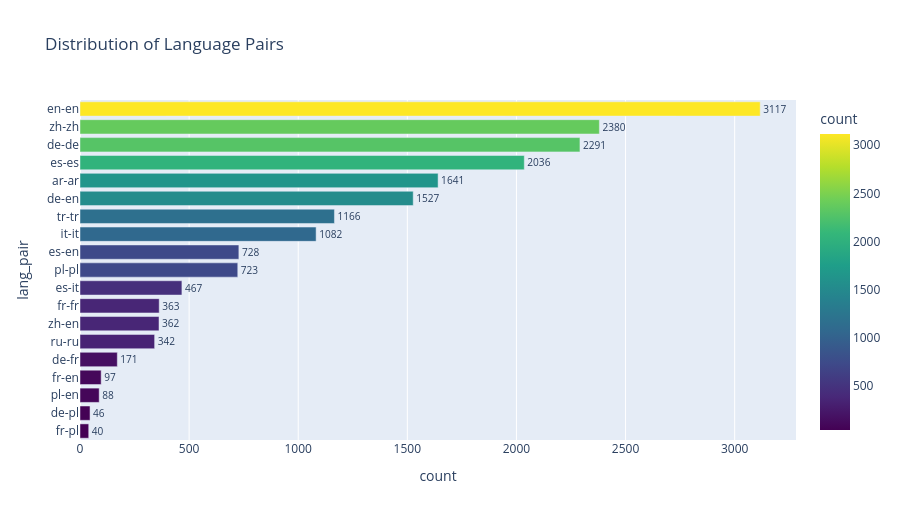

The notebook cell this image was saved under:
### Markdown cell above
## Cell 5 · Language pair distribution

### Code cell
df_counts = df['lang_pair'].value_counts().reset_index()
df_counts.columns = ['lang_pair','count']
fig = px.bar(df_counts, x='count', y='lang_pair', orientation='h',
    title='Distribution of Language Pairs', color='count',
    color_continuous_scale='Viridis', text='count')
fig.update_yaxes(autorange='reversed')
fig.update_traces(textposition='outside')
fig.update_layout(height=520)
fig.show()
print(f'Total unique language pairs: {df["lang_pair"].nunique()}')

### Figure 1 — Plotly figure (JSON) as saved in the notebook; plotly's stock layout.template omitted (floating-point values rounded to 4 significant figures)
{"data": [{"hovertemplate": "count=%{marker.color}<br>lang_pair=%{y}<extra></extra>", "legendgroup": "", "marker": {"color": [3117, 2380, 2291, 2036, 1641, 1527, 1166, 1082, 728, 723, 467, 363, 362, 342, 171, 97, 88, 46, 40], "coloraxis": "coloraxis", "pattern": {"shape": ""}}, "name": "", "orientation": "h", "showlegend": false, "text": [3117.0, 2380.0, 2291.0, 2036.0, 1641.0, 1527.0, 1166.0, 1082.0, 728.0, 723.0, 467.0, 363.0, 362.0, 342.0, 171.0, 97.0, 88.0, 46.0, 40.0], "textposition": "outside", "type": "bar", "x": [3117, 2380, 2291, 2036, 1641, 1527, 1166, 1082, 728, 723, 467, 363, 362, 342, 171, 97, 88, 46, 40], "xaxis": "x", "y": ["en-en", "zh-zh", "de-de", "es-es", "ar-ar", "de-en", "tr-tr", "it-it", "es-en", "pl-pl", "es-it", "fr-fr", "zh-en", "ru-ru", "de-fr", "fr-en", "pl-en", "de-pl", "fr-pl"], "yaxis": "y"}], "layout": {"barmode": "relative", "coloraxis": {"colorbar": {"title": {"text": "count"}}, "colorscale": [[0, "#440154"], [0.1111, "#482878"], [0.2222, "#3e4989"], [0.3333, "#31688e"], [0.4444, "#26828e"], [0.5556, "#1f9e89"], [0.6667, "#35b779"], [0.7778, "#6ece58"], [0.8889, "#b5de2b"], [1, "#fde725"]]}, "height": 520, "legend": {"tracegroupgap": 0}, "title": {"text": "Distribution of Language Pairs"}, "xaxis": {"anchor": "y", "domain": [0, 1], "title": {"text": "count"}}, "yaxis": {"anchor": "x", "autorange": "reversed", "domain": [0, 1], "title": {"text": "lang_pair"}}}}
